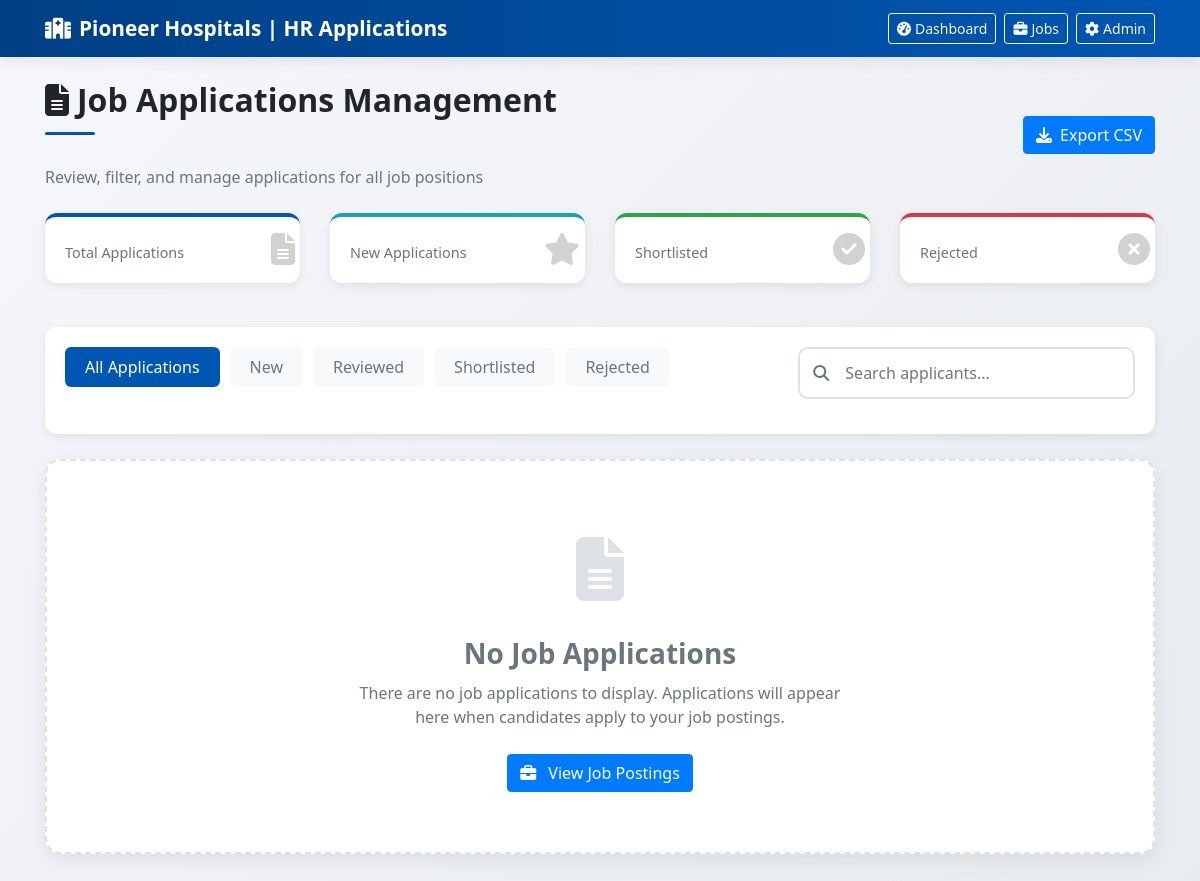
Before: /hr/applications/ with the older database file.
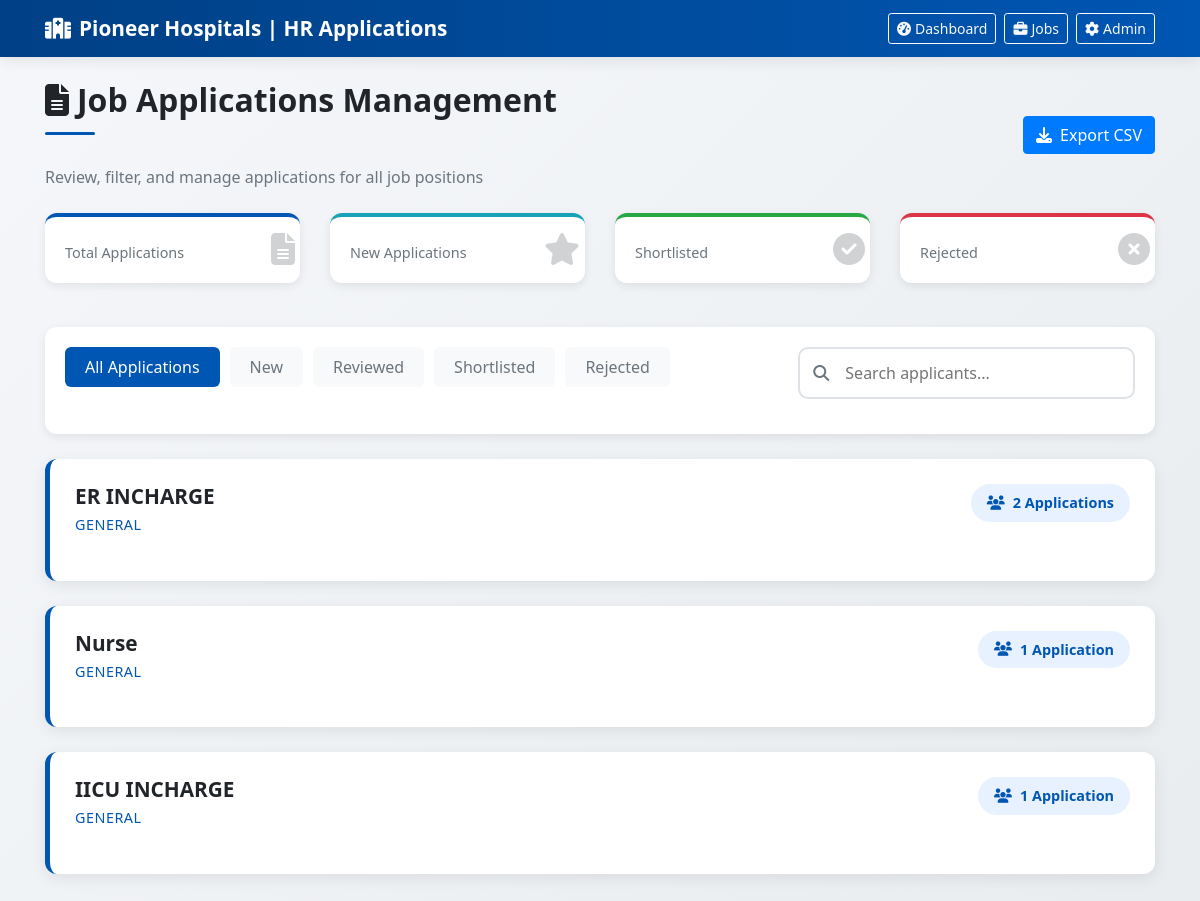
After: the same page with the newer database file.
### base/models.py (models this page shows, shortened)
class jobnotification(models.Model):
    status_choices = (
        ('open', 'Open'),
        ('closed', 'Closed'),
    )
    experiance_choices = (
        ('Fresher', 'Fresher'),
        ('1-3 years', '1-3 years'),
        ('3-5 years', '3-5 years'),
        ('5+ years', '5+ years'),
    )
    job_type=(
        ('full-time','Full-Time'),
        ('part-time','Part-Time'),
    )
    title = models.CharField(max_length=200)
    description = models.TextField()
    job_type = models.CharField(max_length=20, choices=job_type, default='full-time')
    location = models.CharField(max_length=100)
    vaccancy_count = models.IntegerField()
    status = models.CharField(max_length=10, choices=status_choices, default='open')
    created_at = models.DateTimeField(auto_now_add=True)
    deadline = models.DateField()
    salary = models.CharField(max_length=100)
    is_published = models.BooleanField(default=False)
    experiance=models.CharField(max_length=20, choices=experiance_choices, default='Fresher')

### base/views.py (the view)
# urls.py: path('hr/applications/', views.hr_all_applications, name='hr_all_applications'),
def hr_all_applications(request):
    jobs = jobnotification.objects.prefetch_related('applications')
    return render(request, 'job_applications.html', {
        'jobs': jobs
    })

### base/templates/job_applications.html (shortened to what the changed rows need)
<!DOCTYPE html>
<html lang="en">
<head>
    <link rel="stylesheet" href="https://cdn.jsdelivr.net/npm/bootstrap@4.6.2/dist/css/bootstrap.min.css">
    <link rel="stylesheet" href="https://cdnjs.cloudflare.com/ajax/libs/font-awesome/6.4.0/css/all.min.css">
    <link rel="stylesheet" href="https://cdn.datatables.net/1.13.6/css/dataTables.bootstrap4.min.css">
</head>
<body>
    <div class="container mt-4">
        <div class="d-flex justify-content-between align-items-center mb-4">
            <div>
                <h2 class="page-title">
                    <i class="fas fa-file-alt mr-2"></i>Job Applications Management
                </h2>
            </div>
        </div>
        <div id="applicationsList">
            {% if jobs %}
                {% for job in jobs %}
                    <div class="job-card" data-job-id="{{ job.id }}">
                        <div class="job-header" onclick="toggleApplications('{{ job.id }}')">
                            <div>
                                <h3 class="job-title">{{ job.title }}</h3>
                                <div class="job-department">{{ job.department|default:"General" }}</div>
                            </div>
                            <div class="application-count">
                                <i class="fas fa-users"></i>
                                {{ job.applications.count }} Application{% if job.applications.count != 1 %}s{% endif %}
                            </div>
                        </div>
                    </div>
                {% endfor %}
            {% else %}
                <div class="empty-state">
                    <div class="empty-icon">
                        <i class="fas fa-file-alt"></i>
                    </div>
                    <h3 class="empty-title">No Job Applications</h3>
                    <p class="empty-text">
                        There are no job applications to display. Applications will appear here when candidates apply to your job postings.
                    </p>
                    <a href="{% url 'job_notification' %}" class="btn btn-primary">
                        <i class="fas fa-briefcase mr-2"></i> View Job Postings
                    </a>
                </div>
            {% endif %}
        </div>
    </div>
</body>
</html>

Changed rows visible on the page:
added jobnotification: title "ER INCHARGE", department "GENERAL", applications.count "2"
added jobnotification: title "Nurse", department "GENERAL", applications.count "1"
added jobnotification: title "IICU INCHARGE", department "GENERAL", applications.count "1"
Other visible differences:
text no longer shown: "No Job Applications There are no job applications to display. Applications will appear here when candidates apply to your job postings. View Job Postings"
